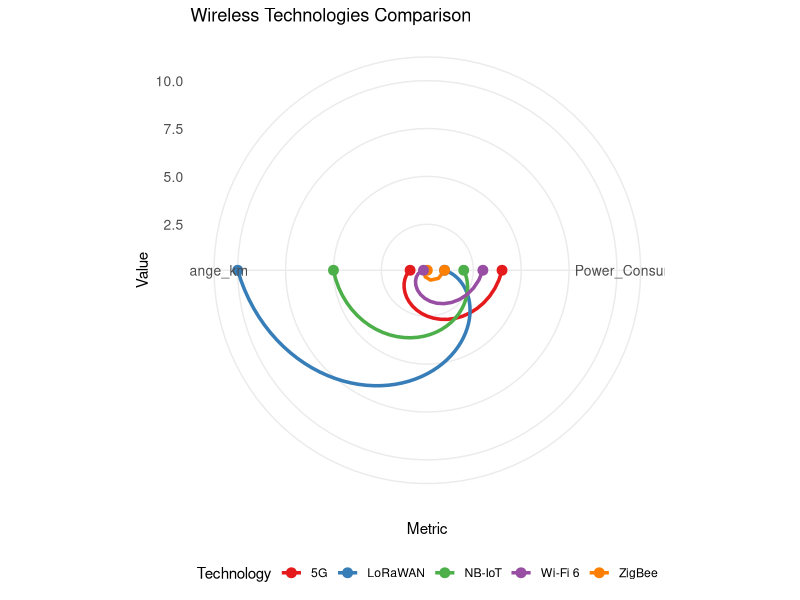

Reproduce this figure in R.
## ---- chunk 1
#| label: fig-wireless-comparison
#| fig-cap: "Wireless Technologies Comparison for Smart City Applications"
#| warning: false

library(ggplot2)
library(tidyr)
library(dplyr)

# Data for wireless technologies comparison
wireless_data <- data.frame(
  Technology = c("5G", "LoRaWAN", "NB-IoT", "ZigBee", "Wi-Fi 6"),
  Range_km = c(1, 10, 5, 0.1, 0.3),
  Bandwidth_kbps = c(20000000, 50, 250, 250, 9600000),
  Power_Consumption = c(4, 1, 2, 1, 3)  # Scale 1-5 (1=lowest, 5=highest)
)

# Transform to long format for plotting
wireless_long <- wireless_data %>%
  select(Technology, Range_km, Power_Consumption) %>%
  pivot_longer(cols = c(Range_km, Power_Consumption),
               names_to = "Metric", values_to = "Value")

# Create the radar chart for wireless technologies
ggplot(wireless_long, aes(x = Metric, y = Value, color = Technology, group = Technology)) +
  geom_line(linewidth = 1.2) +
  geom_point(size = 3) +
  coord_polar() +
  theme_minimal() +
  scale_color_brewer(palette = "Set1") +
  labs(title = "Wireless Technologies Comparison") +
  theme(axis.text = element_text(size = 10),
        legend.position = "bottom")
